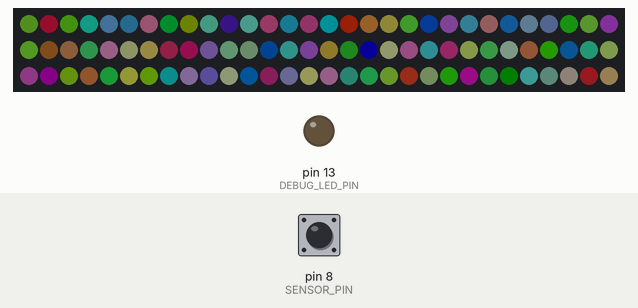
Simulated run of this sketch. Board: Arduino Uno, built with avr-gcc and run on an emulated ATmega328P. Parts: 90 RGB LEDs in strip order, left to right, continuing on the next row, output pins drawn as LEDs (lit = HIGH). Dashed ring = blinking. The test bench sets the inputs (shaded band); at power-on: pin 8 (SENSOR_PIN) LOW. Dim RGB values are drawn brighter than linear; random numbers use the default seed unless the sketch sets one.

Above: at 1.7 s.
1.8 s: pin 8 (SENSOR_PIN) pulsed HIGH 5 times (0.12 s each, 0.3 s apart)
At 2.12 s:
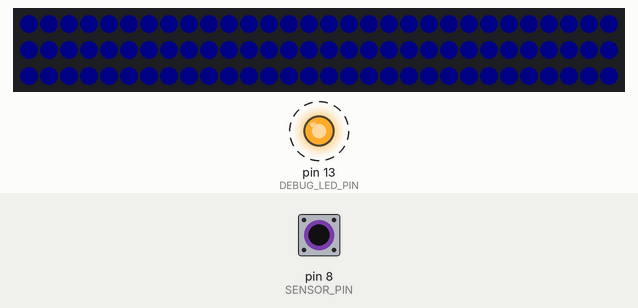
At 12.2 s:
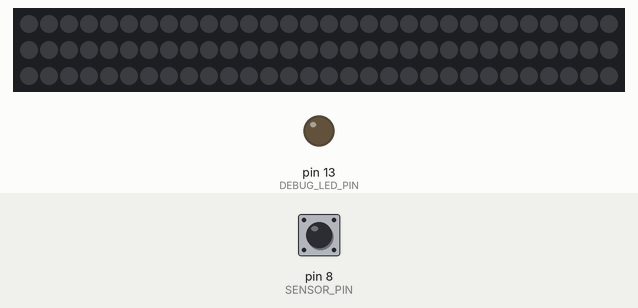
Timing chart, 0 to 13.7 s (numbered marks = the images above; inputs shaded):
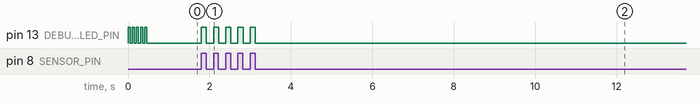

The sketch:

WS2812_PIR_lighting.ino
```cpp
#include <FastLED.h>
#include <Timer.h>

#define LED_PIN 5
#define LED_COUNT 90
#define DELAY 10

#define SENSOR_PIN 8
#define DEBUG_LED_PIN 13

#define ON_TIME 25000     // [ms]

enum STATE {
  ON,
  OFF
};

Timer           t;
int             sensor_activated    = 0;
byte            current_brightness  = 0;
byte            target_brightness   = 0;
int             current_blend_progress = 0;
CRGB            target_color        = CRGB::Beige;
unsigned int    fade_speed          = 50;
unsigned int    blend_speed         = 50;
STATE           timer_state         = ON;
int             off_event           = 0;
int             fade_event          = 0;
int             blend_event         = 0;
int             red_event           = 0;
int             green_event         = 0;
int             blue_event          = 0;
int             random_event        = 0;

CRGB leds[LED_COUNT];
byte blend_start_r[LED_COUNT];
byte blend_start_g[LED_COUNT];
byte blend_start_b[LED_COUNT];
byte blend_current_r[LED_COUNT];
byte blend_current_g[LED_COUNT];
byte blend_current_b[LED_COUNT];
byte blend_target_r[LED_COUNT];
byte blend_target_g[LED_COUNT];
byte blend_target_b[LED_COUNT];

// Deleting if one already started on that integer (id)
void start_after_event(int& event, unsigned int timeout, void (* callback)())
{
  stop_event(event);
  event = t.after(timeout, callback);
}

// Deleting if one already started on that integer (id)
void start_every_event(int& event, unsigned int period, void (* callback)())
{
   stop_event(event);
   event = t.every(period, callback);
}

// Stop an event if active
void stop_event(int& event)
{
  if ( event > 0 )
    t.stop(event);
    event = 0;
}

void setup()
{
  Serial.begin(115200);
  Serial.flush();

  FastLED.addLeds<WS2812B, LED_PIN, GRB>(leds, LED_COUNT);
  pinMode(SENSOR_PIN, INPUT);      // sets the SENSOR_PIN as input
  pinMode(DEBUG_LED_PIN, OUTPUT);  // sets the DEBUG_LED_PIN as output

  setLEDs(leds, CRGB::Black);
  showLEDs();

  set_fade(255, 10);
  set_blendRandom(30);

  blink_debug(5, 50);
}

void set_red()
{
  stop_event(red_event);
  set_blend(CRGB::Red, 20);
}

void set_green()
{
  stop_event(green_event);
  set_blend(CRGB::Green, 20);
}

void set_blue()
{
  stop_event(blue_event);
  set_blend(CRGB::Blue, 20);
}

void set_random()
{
  stop_event(random_event);
  set_blendRandom(30);
}


void loop()
{
  if(check_sensor())
  {
    debug_on();
    set_fade(128, 200);

    start_after_event(blue_event, 1, set_blue);
    start_after_event(red_event, 5000, set_red);
    start_after_event(green_event, 10000, set_green);
    start_after_event(random_event, 15000, set_random);
    start_after_event(blue_event, 20000, set_blue);

    start_after_event(off_event, ON_TIME, turn_off);
  }
  else
     debug_off();

  t.update();
}

void turn_off()
{
  stop_event(off_event);
  set_fade(0, 100);
}

bool check_sensor()
{
  return digitalRead(SENSOR_PIN) == HIGH;
}

void set_fade( byte to_brightness, unsigned int fade_speed)
{
  target_brightness = to_brightness;
  start_every_event(fade_event, fade_speed, process_fade);
}

void set_blendRandom(unsigned int blend_speed)
{
  for ( int i = 0; i < LED_COUNT; ++i)
  {
    blend_current_r[i] = leds[i].r;
    blend_current_g[i] = leds[i].g;
    blend_current_b[i] = leds[i].b;
    blend_start_r[i] = leds[i].r;
    blend_start_g[i] = leds[i].g;
    blend_start_b[i] = leds[i].b;
    blend_target_r[i] = random8();
    blend_target_g[i] = random8();
    blend_target_b[i] = random8();
  }
  start_every_event(blend_event, blend_speed, process_blend);
  current_blend_progress = 0;
}

void set_blend(CRGB target_color, unsigned int blend_speed)
{
  for ( int i = 0; i < LED_COUNT; ++i)
  {
    blend_current_r[i] = leds[i].r;
    blend_current_g[i] = leds[i].g;
    blend_current_b[i] = leds[i].b;
    blend_start_r[i] = leds[i].r;
    blend_start_g[i] = leds[i].g;
    blend_start_b[i] = leds[i].b;
    blend_target_r[i] = target_color.r;
    blend_target_g[i] = target_color.g;
    blend_target_b[i] = target_color.b;
  }
  start_every_event(blend_event, blend_speed, process_blend);
  current_blend_progress = 0;
}

void process_fade()
{
  if(current_brightness < target_brightness)
    current_brightness++;
  else if (current_brightness > target_brightness)
    current_brightness--;

  apply_blend();
  for ( int i = 0; i < LED_COUNT; ++i )
  {
    leds[i].nscale8( current_brightness );
  }
  showLEDs();
}

void apply_blend()
{
  for ( int i = 0; i < LED_COUNT; ++i )
  {
    leds[i].r = blend_current_r[i];
    leds[i].g = blend_current_g[i];
    leds[i].b = blend_current_b[i];
  }
}

void process_blend()
{
//  Serial.print("current_blend_progress " );
//  Serial.println(current_blend_progress);
//
//  Serial.print("blend_start:  " );
//  Serial.print(blend_start_r[0]);
//  Serial.print("|" );
//  Serial.print(blend_start_g[0]);
//  Serial.print("|" );
//  Serial.print(blend_start_b[0]);
//  Serial.println("");
//
//  Serial.print("blend_target:  " );
//  Serial.print(blend_target_r[0]);
//  Serial.print("|" );
//  Serial.print(blend_target_g[0]);
//  Serial.print("|" );
//  Serial.print(blend_target_b[0]);
//  Serial.println("");
//
//  Serial.print("blend_current: ");
//  Serial.print(blend_current_r[0]);
//  Serial.print("|" );
//  Serial.print(blend_current_g[0]);
//  Serial.print("|" );
//  Serial.print(blend_current_b[0]);
//  Serial.println("");

  if (current_blend_progress == 100)
    return;

  current_blend_progress++;
  for ( int i = 0; i < LED_COUNT; ++i)
  {
    int r = (int)blend_target_r[i] - (int)blend_start_r[i];
    int g = (int)blend_target_g[i] - (int)blend_start_g[i];
    int b = (int)blend_target_b[i] - (int)blend_start_b[i];
    blend_current_r[i] = blend_start_r[i] + (r*current_blend_progress)/100;
    blend_current_g[i] = blend_start_g[i] + (g*current_blend_progress)/100;
    blend_current_b[i] = blend_start_b[i] + (b*current_blend_progress)/100;
  }
}

void clearLEDs()
{
  FastLED.clear();
}

void allLedsWhite()
{
  // Turn LEDs on
  for ( int i = 0 ; i < LED_COUNT ; ++i )
    leds[i] = CRGB::White;
}

void setLED(CRGB* set_leds, unsigned int index, CRGB color)
{
  set_leds[index] = color;
}

void setLEDs(CRGB* set_leds, CRGB color)
{
  for ( int i = 0; i < LED_COUNT; ++i )
    set_leds[i] = color;
}

void setLEDsRandom(CRGB* set_leds)
{
  for ( int i = 0; i < LED_COUNT; ++i )
  {
    set_leds[i].r = random8();
    set_leds[i].g = random8();
    set_leds[i].b = random8();
  }
}

void showLEDs()
{
    FastLED.show();       // Display LEDs
}

void debug_on()
{
  digitalWrite(DEBUG_LED_PIN, HIGH);
}

void debug_off()
{
  digitalWrite(DEBUG_LED_PIN, LOW);
}

void blink_debug(byte count, unsigned int pause)
{
  for( int i = 0; i < count; ++i )
  {
    debug_on();
    delay(pause);
    debug_off();
    delay(pause);
  }
}
```

Measured:
- after the input at 1.8 s, pin 13 (DEBUG_LED_PIN): alternates HIGH for 0.12 s and LOW for 0.18 s, 10 changes in all, then stays LOW, starting at once
